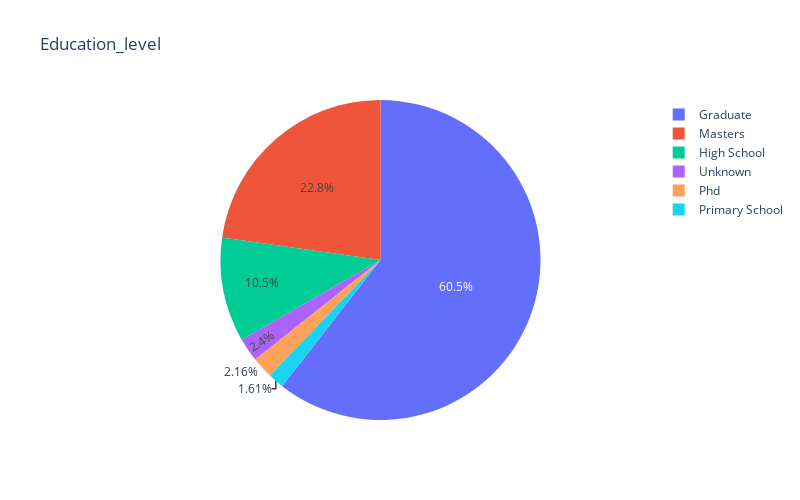

This figure's notebook cell:
### Markdown cell above
### 2.2.1 Total Sample

### Code cell
#Education level 
import plotly.express as px
from plotly.subplots import make_subplots
import plotly.graph_objs as go

el = hrds_train_df['education_level'].value_counts().reset_index()
el.columns = [
    'education_level', 
    'percent'
]
el['percent'] /= len(hrds_train_df)

fig = px.pie(
    el, 
    names='education_level', 
    values='percent', 
    title='Education_level', 
    width=800,
    height=500 
)

fig.show()

### Figure 1 — Plotly figure (JSON) as saved in the notebook; plotly's stock layout.template omitted (floating-point values rounded to 4 significant figures)
{"data": [{"domain": {"x": [0, 1], "y": [0, 1]}, "hovertemplate": "education_level=%{label}<br>percent=%{value}<extra></extra>", "labels": ["Graduate", "Masters", "High School", "Unknown", "Phd", "Primary School"], "legendgroup": "", "name": "", "showlegend": true, "type": "pie", "values": [0.6054, 0.2276, 0.1053, 0.02401, 0.02161, 0.01608]}], "layout": {"height": 500, "legend": {"tracegroupgap": 0}, "title": {"text": "Education_level"}, "width": 800}}
